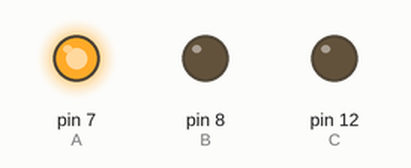
Simulated run of this sketch. Board: Arduino Uno, built with avr-gcc and run on an emulated ATmega328P. On the bench: output pins drawn as LEDs (lit = HIGH). What the sketch prints to the serial monitor is not drawn.

Above: at 0.1 s.
Timing chart, 0 to 1.6 s (numbered marks = the images above):
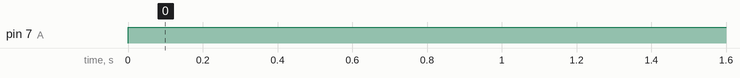

The sketch:

exp_switches.ino
```cpp
int A = 7;
int B = 8;
int C = 12;
float delta = 500;
float max_rpm = 100;
float rpm = 0;
float freq = 0;
float gap = 0;
int Ts = 20;
int T = 4/Ts; // settling time = Ts = 4/T
unsigned long time_now = 0;

void setup() {
  // put your setup code here, to run once:
  Serial.begin(9600);

  pinMode(A, OUTPUT);
  pinMode(B, OUTPUT);
  pinMode(C, OUTPUT);

  digitalWrite(B, LOW);
  digitalWrite(C, LOW);
  digitalWrite(A, LOW);
}

void loop() {
  // put your main code here, to run repeatedly:
  spin();

  //  if(millis() < 30000)
  //  delta = decrease(delta);

  //  if(millis() > 30000)
  //  delta = increase(delta);

  // print elapsed time since upload
  // Serial.print(millis());
  // Serial.print('\n');
}

void spin(){
  digitalWrite(C, LOW);
  digitalWrite(A, HIGH);
  wait();

  digitalWrite(A, LOW);
  digitalWrite(B, HIGH);
  wait();

  digitalWrite(B, LOW);
  digitalWrite(C, HIGH);
  wait();

}

 float wait(){
  time_now = millis();
  gap = calc_gap();
  while(millis() < time_now + gap) { // wait for gap ms
  }
 }

float calc_gap(){
  // use exponential model
  // convert ms to s
  rpm = max_rpm*(1-exp(-T*millis()/1000));
  Serial.println(rpm);
  freq = rpm/60; // 1rev/min * 1min/60s | Hz
  gap = 1/(6*freq) * 1000; // 1s*1000ms/s | ms
  Serial.println(gap);
  return gap;
}
```

Measured:
- by itself, pin 7 (A): LOW → HIGH at 0.00 s
